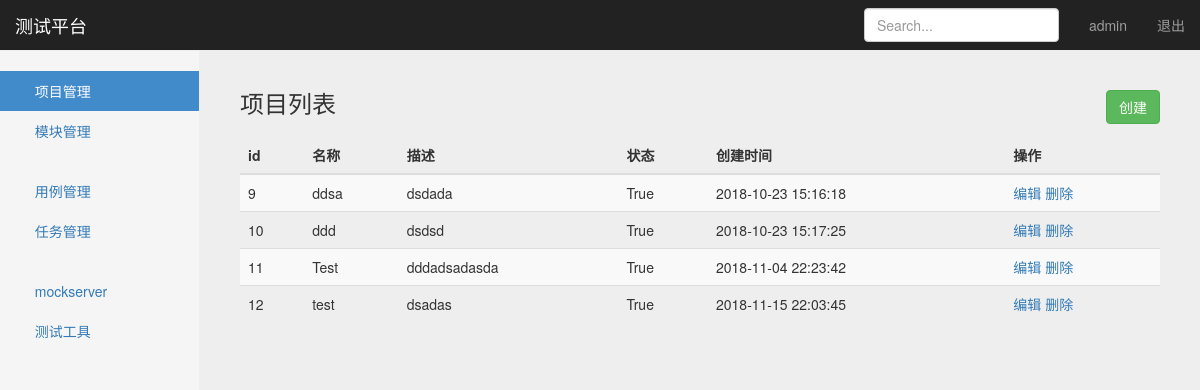
The app's page /manage/project_manage/ (signed in), older data.
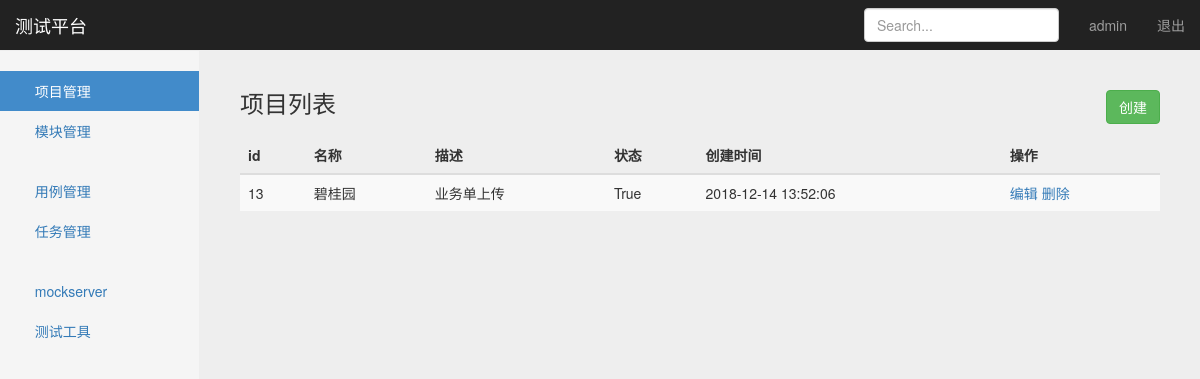
The same page, newer data.
### project_app/models.py (models this page shows, shortened)
class Project(models.Model):
	name = models.CharField('名称', max_length=100, blank=False, default="")
	describe = models.TextField('描述', default="")
	status = models.BooleanField('状态', default=True)
	create_time = models.DateTimeField('创建时间', auto_now=True)

### project_app/views/project_views.py (the view)
# urls.py: path('project_manage/', project_views.project_manage),
@login_required
def project_manage(request):
	"""判断用户是否登录"""
	username = request.session.get('user', '')
	project_list = Project.objects.all()
	context = {
		"projects": project_list,
		"user": username,
		"type": "list",
	}
	return render(request, "project_manage.html", context=context)

### templates/project_manage.html (shortened to what this page needs)
{% extends "base.html" %}
{% block content %}
    <nav class="navbar navbar-inverse navbar-fixed-top">
        <div class="container-fluid">
            <div class="navbar-header">
                <a class="navbar-brand" href="#">测试平台</a>
            </div>
            <div id="navbar" class="navbar-collapse collapse">
                <ul class="nav navbar-nav navbar-right">
                    <li><a href="#">{{ user }}</a></li>
                    <li><a href="/logout/">退出</a></li>
                </ul>
                <form class="navbar-form navbar-right">
                    <input type="text" class="form-control" placeholder="Search...">
                </form>
            </div>
        </div>
    </nav>
    <div class="container-fluid">
        <div class="row">
            <div class="col-sm-3 col-md-2 sidebar">
                <ul class="nav nav-sidebar">
                    <li class="active"><a href="#">
                        <span class="glyphicon glyphicon-th-large"></span> 项目管理</a>
                    </li>
                    <li><a href="/manage/module_manage/">
                        <span class="glyphicon glyphicon-th"></span> 模块管理</a>
                    </li>
                </ul>
                <ul class="nav nav-sidebar">
                    <li><a href="/interface/case_manage/">
                        <span class="glyphicon glyphicon-th-list"></span> 用例管理</a>
                    </li>
                    <li><a href="/interface/task_manage/">
                        <span class="glyphicon glyphicon-tasks"></span> 任务管理</a>
                    </li>
                </ul>
                <ul class="nav nav-sidebar">
                    <li><a href="#">
                        <span class="glyphicon glyphicon-log-in"></span> mockserver</a>
                    </li>
                    <li><a href="#">
                        <span class="glyphicon glyphicon-wrench"></span> 测试工具</a>
                    </li>
                </ul>
            </div>
            {% if type == 'list'%}
            <div class="col-sm-9 col-sm-offset-3 col-md-10 col-md-offset-2 main">
                <h3 class="sub-header" >项目列表
                    <button type="button" class="btn btn-success"
                    style="float: right;"
                    onclick="window.location.href='/manage/add_project/'">创建</button>
                </h3>
                <div class="table-responsive">
                    <table class="table table-striped">
                        <thead>
                            <tr>
                                <th>id</th>
                                <th>名称</th>
                                <th>描述</th>
                                <th>状态</th>
                                <th>创建时间</th>
                                <th>操作</th>
                            </tr>
                        </thead>
                        <tbody>
                            {% for project in projects %}
                            <tr>
                                <td>{{ project.id }}</td>
                                <td>{{ project.name }}</td>
                                <td>{{ project.describe }}</td>
                                <td>{{ project.status }}</td>
                                <td>{{ project.create_time | date:"Y-m-d H:i:s" }}</td>
                                <td>
                                    <a href="/manage/edit_project/{{project.id}}/">编辑</a>
                                    <a href="/manage/delete_project/{{project.id}}/">删除</a>
                                </td>
                            </tr>
                            {% endfor %}
                        </tbody>
                    </table>
                </div>
            </div>
            {% endif %}
        </div>
    </div>
{% endblock %}

### templates/base.html (shortened to what this page needs)
<!DOCTYPE html>
<html lang="zh-CN">
<head>
    {% load static %}
    <link rel="stylesheet" type="text/css" href="{% static "css/bootstrap.min.css" %}">
    <link rel="stylesheet" type="text/css" href="{% static "css/signin.css" %}">
    <link rel="stylesheet" type="text/css" href="{% static "css/dashboard.css" %}">
</head>
<body>
{% block content %}
{% endblock %}
</body>
</html>

### static/css/signin.css (style rules this page uses)
body { padding-top: 40px; padding-bottom: 40px; background-color: #eee; }

### static/css/dashboard.css (style rules this page uses)
body { padding-top: 50px; }
.sub-header { padding-bottom: 10px; border-bottom: 1px solid #eee; }
.navbar-fixed-top { border: 0; }
.sidebar { display: none; }
@media (min-width: 768px) { .sidebar { position: fixed; top: 51px; bottom: 0; left: 0; z-index: 1000; display: block; padding: 20px; overflow-x: hidden; overflow-y: auto; background-color: #f5f5f5; border-right: 1px solid #eee; } }
.nav-sidebar { margin-right: -21px; margin-bottom: 20px; margin-left: -20px; }
.nav-sidebar > li > a { padding-right: 20px; padding-left: 20px; }
.nav-sidebar > .active > a, .nav-sidebar > .active > a:hover, .nav-sidebar > .active > a:focus { color: #fff; background-color: #428bca; }
.main { padding: 20px; }
@media (min-width: 768px) { .main { padding-right: 40px; padding-left: 40px; } }

Row changes from the older to the newer data that the page shows:
removed Project: id "9", name "ddsa", describe "dsdada", status "True", create_time "2018-10-23 15:16:18"
removed Project: id "10", name "ddd", describe "dsdsd", status "True", create_time "2018-10-23 15:17:25"
removed Project: id "11", name "Test", describe "dddadsadasda", status "True", create_time "2018-11-04 22:23:42"
removed Project: id "12", name "test", describe "dsadas", status "True", create_time "2018-11-15 22:03:45"
added Project: id "13", name "碧桂园", describe "业务单上传", status "True", create_time "2018-12-14 13:52:06"
